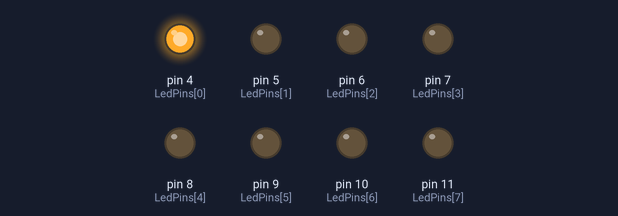
The sketch below on a simulated Arduino Uno, built with avr-gcc and run on an emulated ATmega328P. On the bench: output pins drawn as LEDs (lit = HIGH).

Above: at 0.1 s.
Timing chart, 0 to 1.6 s (numbered marks = the images above):
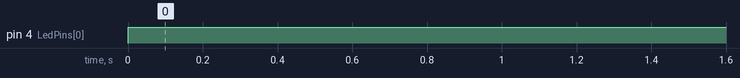

The sketch:

Water_light_Array_control_Led.ino
```cpp
int LedPins[] = {4,5,6,7,8,9,10,11} ;
int NowLedOn = 0 ;
// the setup function runs once when you press reset or power the board
void setup() {
  // initialize digital pin Blink_Led_Pin as an output.
    for(int i=0; i <8 ; i++)
        {
              pinMode(LedPins[i], OUTPUT);    //定義Blink_Led_Pin為輸出腳位
              digitalWrite(LedPins[i], LOW);    // 將腳位Blink_Led_Pin設定為低電位  turn the LED off by making the voltage LOW
        }

}

// the loop function runs over and over again forever
void loop() {
       for (int i =0 ; i < 8; i++)
          {
              if (NowLedOn == i)
              {
                digitalWrite(LedPins[i], HIGH);   // turn on Led
              }
              else
              {
                digitalWrite(LedPins[i], LOW);    // turn off Led
              }


          }
}
```

Measured:
- by itself, pin 4 (LedPins[0]): LOW → HIGH at 0.00 s
